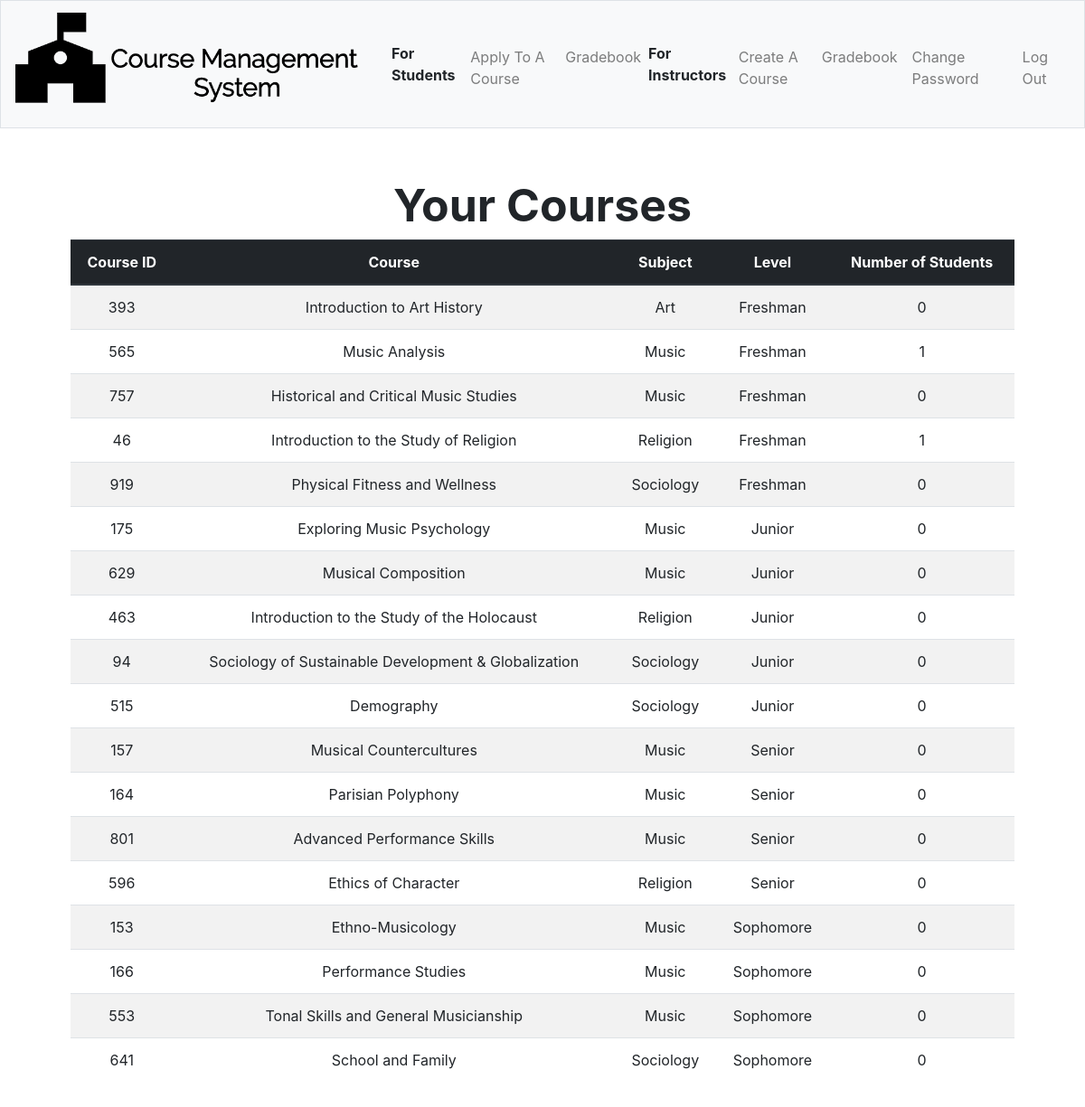
/ (signed in), run on the app's committed database.
### tables this page shows
CREATE TABLE "instructors" ('user_id' INTEGER NOT NULL, 'course_id' INTEGER NOT NULL, FOREIGN KEY(user_id) REFERENCES users(id), FOREIGN KEY (course_id) REFERENCES courses(id));

CREATE TABLE 'courses' ('id' integer PRIMARY KEY NOT NULL, 'instructor' text, 'name' text, 'total' INTEGER, 'subject' text, 'price' integer DEFAULT 650, 'level' text);

### application.py (the view)
@app.route("/")
@login_required
def index():
    usertype = db.execute("SELECT type from 'users' WHERE id = :user_id",
                                user_id = session["user_id"])[0]["type"]
    if usertype == "a student":
        level = db.execute("SELECT level FROM users WHERE id = :user_id",
                            user_id = session["user_id"])
        if level[0]["level"] ==None:
            flash("You haven't specified what year you are in")
            return redirect("/level")
        courses = db.execute("SELECT course_id FROM students WHERE user_id = :user_id",
                                user_id = session["user_id"])
        if len(courses) == 0:
            return apology("seems like you haven't applied to any courses, click the link in the navigation bar at the top to get started", 404)
        else:
            balance = db.execute("SELECT balance FROM users WHERE id = :user_id",
                                    user_id = session["user_id"])[0]["balance"]
            courses = db.execute("SELECT * FROM courses JOIN students ON courses.id = students.course_id WHERE students.user_id = :user_id ORDER BY 'subject', 'id'",
                                        user_id = session["user_id"])
            return render_template("studentpage.html", courses = courses, balance = balance)
    elif usertype == "an instructor":
        courses = db.execute("SELECT * FROM courses JOIN instructors ON courses.id = instructors.course_id WHERE instructors.user_id = :user_id ORDER BY courses.level, courses.subject, courses.id",
                                        user_id = session["user_id"])
        print(courses)
        if len(courses) == 0:
            return apology("seems like you haven't created any courses, click the link in the navigation bar at the top to get started", 404)
        else:
            return render_template("instructorpage.html", courses = courses)

### application.py (called while the page is built)
@app.after_request
def after_request(response):
    response.headers["Cache-Control"] = "no-cache, no-store, must-revalidate"
    response.headers["Expires"] = 0
    response.headers["Pragma"] = "no-cache"
    return response

### helpers.py (called while the page is built)
def login_required(f):
    @wraps(f)
    def decorated_function(*args, **kwargs):
        if session.get("user_id") is None:
            return redirect("/login")
        return f(*args, **kwargs)
    return decorated_function

### templates/instructorpage.html (shortened to what this page needs)
{% extends "layout.html" %}
{% block main %}
<div style = "font-size: 50px; text-align:middle;"> <b> Your Courses</b></div>
<table class="table table-striped">
        <thead class="thead-dark">
            <tr>
                <th>Course ID</th>
                <th>Course</th>
                <th>Subject</th>
                <th>Level</th>
                <th>Number of Students</th>
            </tr>
        </thead>
 <tbody>
                {% for row in courses %}
                <tr>
                    <td>{{row["id"]}}</td>
                    <td>{{row["name"]}}</td>
                    <td>{{row["subject"]}}</td>
                    <td>{{row["level"]}}</td>
                    <td>{{row["total"]}}</td>
                </tr>
                {% endfor %}
        </tbody>
    </table>
{% endblock %}

### templates/layout.html (shortened to what this page needs)
<!DOCTYPE html>
<html lang="en">
    <head>
        <link href="https://maxcdn.bootstrapcdn.com/bootstrap/4.1.3/css/bootstrap.min.css" rel="stylesheet">
        <link href="/static/styles.css" rel="stylesheet">
    </head>
    <body>
        <nav class="navbar navbar-expand-md navbar-light bg-light border">
            <a class="navbar-brand" href="/"><img src ="static/logo.png" alt="Logo" style:><span class="blue"></a>
            <div class="collapse navbar-collapse" id="navbar">
                {% if session.user_id %}
                <b> For Students</b>
                    <ul class="navbar-nav mr-auto mt-2">
                        <li class="nav-item"><a class="nav-link" href="/applycourse">Apply To A Course</a></li>
                        <li class="nav-item"><a class="nav-link" href="/studentgrade">Gradebook</a></li>
                    </ul>
                <b> For Instructors</b>
                    <ul class="navbar-nav mr-auto mt-2">
                        <li class="nav-item"><a class="nav-link" href="/createcourse">Create A Course</a></li>
                        <li class="nav-item"><a class="nav-link" href="/instructorgrade">Gradebook</a></li>
                    </ul>
                    <ul class="navbar-nav ml-auto mt-2">
                        <li class="nav-item"><a class="nav-link" href="/change">Change Password</a></li>
                        <li class="nav-item"><a class="nav-link" href="/logout">Log Out</a></li>
                    </ul>
                {% endif %}
            </div>
        </nav>
        <main class="container p-5">
            {% block main %}{% endblock %}
        </main>
    </body>
</html>

### static/styles.css (style rules this page uses)
nav .navbar-brand { font-size: xx-large; }
main { overflow-x: auto; text-align: center; }

### data on the page
instructors: id "393", name "Introduction to Art History", subject "Art", level "Freshman", total "0"
instructors: id "565", name "Music Analysis", subject "Music", level "Freshman", total "1"
instructors: id "757", name "Historical and Critical Music Studies", subject "Music", level "Freshman", total "0"
instructors: id "46", name "Introduction to the Study of Religion", subject "Religion", level "Freshman", total "1"
instructors: id "919", name "Physical Fitness and Wellness", subject "Sociology", level "Freshman", total "0"
instructors: id "175", name "Exploring Music Psychology", subject "Music", level "Junior", total "0"
instructors: id "629", name "Musical Composition", subject "Music", level "Junior", total "0"
instructors: id "463", name "Introduction to the Study of the Holocaust", subject "Religion", level "Junior", total "0"
instructors: id "94", name "Sociology of Sustainable Development & Globalization", subject "Sociology", level "Junior", total "0"
instructors: id "515", name "Demography", subject "Sociology", level "Junior", total "0"
instructors: id "157", name "Musical Countercultures", subject "Music", level "Senior", total "0"
instructors: id "164", name "Parisian Polyphony", subject "Music", level "Senior", total "0"
instructors: id "801", name "Advanced Performance Skills", subject "Music", level "Senior", total "0"
instructors: id "596", name "Ethics of Character", subject "Religion", level "Senior", total "0"
instructors: id "153", name "Ethno-Musicology", subject "Music", level "Sophomore", total "0"
instructors: id "166", name "Performance Studies", subject "Music", level "Sophomore", total "0"
instructors: id "553", name "Tonal Skills and General Musicianship", subject "Music", level "Sophomore", total "0"
instructors: id "641", name "School and Family", subject "Sociology", level "Sophomore", total "0"
